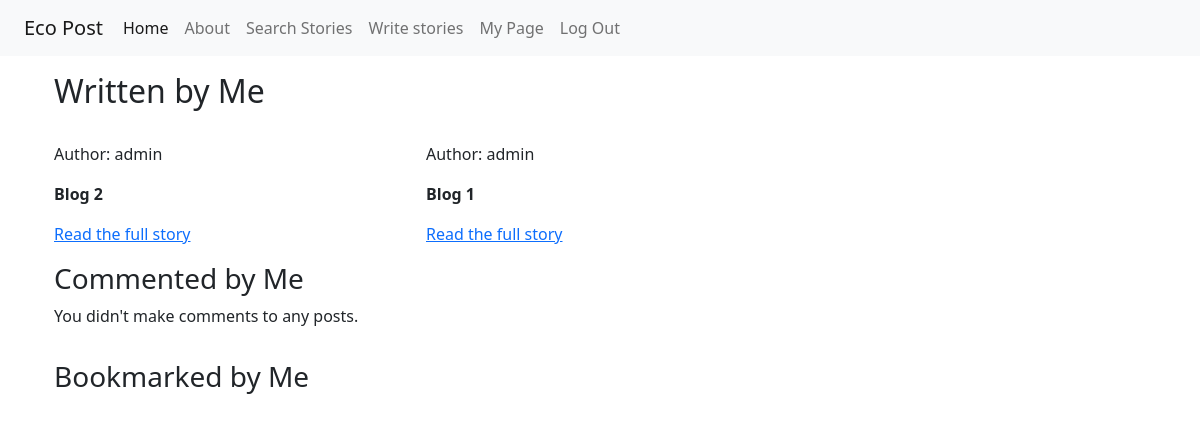
The app's page /my_page/1/ (signed in) with its own data.
### blog/models.py (models this page shows, shortened)
class Post(models.Model):
    title = models.CharField(max_length=80, unique=True)
    slug = models.SlugField(max_length=80, unique=True)
    author = models.ForeignKey(User, on_delete=models.CASCADE,
                               related_name="posts")
    featured_flag = models.BooleanField(default=False)
    created_on = models.DateTimeField(auto_now_add=True)
    updated_on = models.DateTimeField(auto_now=True)
    published_on = models.DateTimeField(null=True, blank=True)
    content = models.TextField()
    featured_image = CloudinaryField('image', default='placeholder', blank=True,
                                     transformation={
                                        'crop': 'fill_pad',
                                        'width': 510,
                                        'height': 340,
                                        'gravity': 'auto',
                                        'q_auto': 'good'
                                    })
    status = models.IntegerField(choices=STATUS, default=0)
    likes = models.ManyToManyField(User, related_name='post_likes', blank=True)
    region = models.CharField(max_length=30, choices=REGION, default='N/A')
    category = models.CharField(max_length=30, choices=CATEGORY,
                                default='Others')
    bookmark = models.ManyToManyField(User, related_name='bookmarked',
                                      blank=True)
    class Meta:
        ordering = ['-created_on']

### blog/views.py (the view)
# urls.py: path('my_page/<int:id>/', views.MyPage.as_view(), name='my_page'),
class MyPage(LoginRequiredMixin, View): # UserPassesTestMixin,
    def get(self, request, id, *args, **kwargs):
        queryset = Post.objects.filter(author=id)
        comments = Comment.objects.filter(commenter__id=id)
        commented_posts = [comment.post for comment in comments]
        commented_posts = list(dict.fromkeys(commented_posts))
        all_posts = Post.objects.all()
        bookmarked_posts = []
        for post in all_posts:
            if post.bookmark.filter(id=request.user.id).exists():
                bookmarked_posts.append(post)
        return render(
            request,
            "my_page.html",
            {
                "queryset": queryset,
                "commented_posts": commented_posts,
                "bookmarked_posts": bookmarked_posts
            },
        )

### templates/my_page.html (shortened to what this page needs)
{% extends "base.html" %}
{% block content %}
<div class="container my-3">
  <h2>Written by Me</h2>
  <div class="row">
    {% for post in queryset %}
      <div class="col-md-4">
        <div class="image-container">
          <div>
            <p class="author">Author: {{ post.author }}</p>
            <strong><p>{{ post.title }}</p></strong>
            <a href="{% url 'post_detail' post.slug  %}">Read the full story</a>
          </div>
        </div>
      </div>
    {% empty %}
      <p>You haven't written any posts.</p>
    {% endfor %}
  </div>
  <div class="row">
    <h3 class="mt-3">Commented by Me</h3>
    {% for post in commented_posts %}
    <div class="col-md-4">
      <div class="image-container">
        {% if "placeholder" in post.featured_image.url %}
          <img class="card-img-top" src="../media/placeholder.jpg">
        {% else %}
          <img class="card-img-top" src=" {{ post.featured_image.url }}">
        {% endif %}
        <div class="image-flash">
          <p class="author">Author: {{ post.author }}</p>
          <strong><p>{{ post.title }}</p></strong>
          <p>{{ post.excerpt }}</p>
          <a href="{% url 'post_detail' post.slug  %}">Read the full story</a>
        </div>
      </div>
    </div>
    {% empty %}
      <p>You didn't make comments to any posts.</p>
    {% endfor %}
  </div>
  <div class="row">
    <h3 class="mt-3">Bookmarked by Me</h3>
  </div>
</div>
{% endblock %}

### records on screen
Post: author "admin", title "Blog 2"
Post: author "admin", title "Blog 1"
